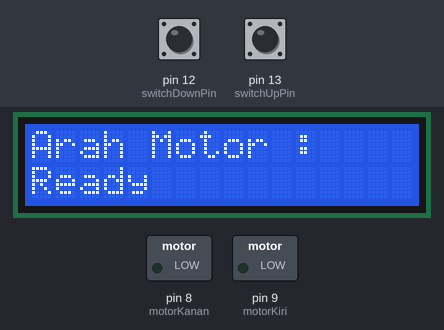
This sketch was run on a simulated Arduino Uno, built with avr-gcc and run on an emulated ATmega328P. On the bench: 16×2 character LCD, switched loads named in the sketch (green lamp = pin HIGH). The inputs (shaded band) are chosen by the test bench; at power-on: pin 13 (switchUpPin) LOW, pin 12 (switchDownPin) LOW.

Above: at 1.2 s.
1.3 s: pin 13 (switchUpPin) pulled HIGH for 1 s
At 3.3 s:
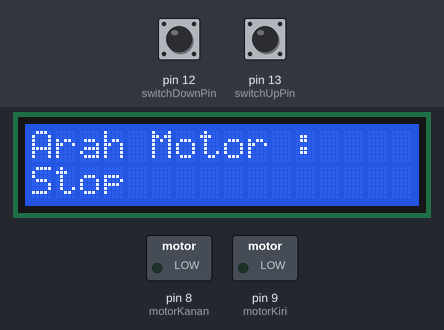
3.8 s: pin 13 (switchUpPin) pulled HIGH for 0.15 s
At 4.8 s:
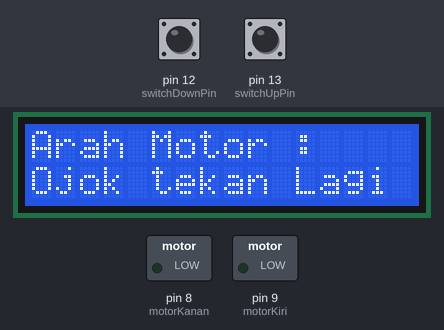
5.4 s: pin 12 (switchDownPin) pulled HIGH for 3.2 s
At 6.01 s:
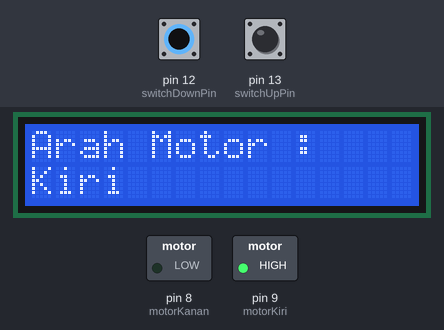
10.1 s: pin 13 (switchUpPin) pulled HIGH for 3.2 s
At 12.53 s:
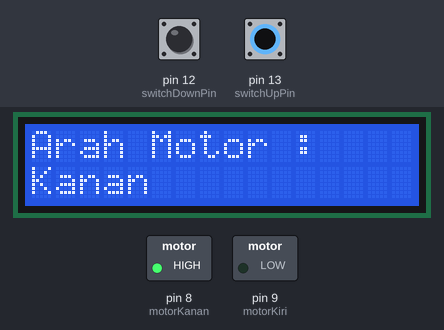
14.8 s: pin 12 (switchDownPin) pulled HIGH for 0.15 s
At 15.6 s:
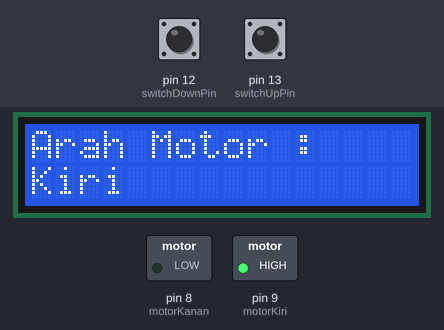
Timing chart, 0 to 17.4 s (numbered marks = the images above; inputs shaded):
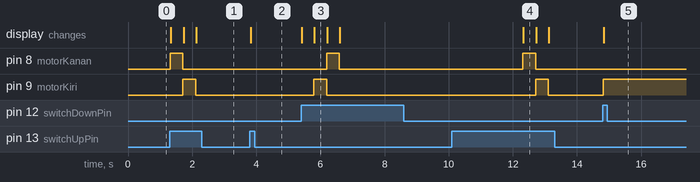

The sketch:

Uas_motor_Counter.ino
```cpp
#include <LiquidCrystal_I2C.h>
LiquidCrystal_I2C lcd(0x3F ,2,1,0,4,5,6,7,3, POSITIVE);


int motorKanan = 8;
int motorKiri = 9;

int switchUpPin = 13;
int switchDownPin = 12;
int counter = 0;
int buttonUpState = 0;
int lastButtonUpState = 0;
int buttonDownState = 0;
int lastButtonDownState = 0;

void setup() {
  // put your setup code here, to run once:
  lcd.begin (16,2);

  pinMode(motorKanan, OUTPUT);
  pinMode(motorKiri, OUTPUT);

}

void loop() {
  // put your main code here, to run repeatedly:
  lcd.setCursor(0,0);
  lcd.print("Arah Motor :");

  buttonUpState = digitalRead(switchUpPin);
  buttonDownState = digitalRead(switchDownPin);

  if (buttonUpState != lastButtonUpState)
  {
    if (buttonUpState == HIGH)
    {
      if (counter == 100)
      {
        counter = -1;
      }
      counter++;
      Serial.println(counter);
      changeNumber(counter);
      delay(300);
    }
    else
    {
      Serial.println("OFF");
    }
    delay(50);
  }


  if (buttonDownState != lastButtonDownState)
  {
    if (buttonDownState == HIGH)
    {
      if (counter == 0)
      {
        counter = 100;
      }
      counter--;
      Serial.println(counter);
      changeNumber(counter);
      delay(300);
    }
    else
    {
      Serial.println("OFF");
    }
    delay(50);
  }
  changeNumber(counter);
}


void changeNumber(int buttonPress)
{
  switch (buttonPress)
  {
    //start
    case 0:
     digitalWrite(motorKanan, LOW);
     digitalWrite(motorKiri, LOW);
      lcd.setCursor(0,1);
      lcd.print("Ready            ");
      break;
    //arah motor ke kanan
    case 1:
     digitalWrite(motorKanan, HIGH);
     digitalWrite(motorKiri, LOW);
      lcd.setCursor(0,1);
      lcd.print("Kanan             ");
      break;
    //arah motor ke kiri
    case 2:
      digitalWrite(motorKanan, LOW);
     digitalWrite(motorKiri, HIGH);
      lcd.setCursor(0,1);
      lcd.print("Kiri              ");
      break;
    //motor Stop
    case 3:
      digitalWrite(motorKanan, LOW);
     digitalWrite(motorKiri, LOW);
      lcd.setCursor(0,1);
      lcd.print("Stop              ");
      break;
      //berakhir
      case 4:
      digitalWrite(motorKanan, LOW);
     digitalWrite(motorKiri, LOW);
      lcd.setCursor(0,1);
      lcd.print("Ojok tekan Lagi");
    }
}
```

Measured:
- after the input at 1.3 s, pin 8 (motorKanan): LOW → HIGH at once, → LOW 0.40 s later; pin 9 (motorKiri): LOW → HIGH after 0.41 s, → LOW 0.40 s later; the display: first changes at once (image 1 shows a later state)
- after the input at 3.8 s, the display: changes at once (image 2)
- after the input at 5.4 s, pin 8 (motorKanan): LOW → HIGH after 0.79 s, → LOW 0.40 s later; pin 9 (motorKiri): LOW → HIGH after 0.40 s, → LOW 0.40 s later; the display: first changes at once (image 3 shows a later state)
- after the input at 10.1 s, pin 8 (motorKanan): LOW → HIGH after 2.2 s, → LOW 0.40 s later; pin 9 (motorKiri): LOW → HIGH after 2.6 s, → LOW 0.40 s later; the display: changes after 2.2 s (image 4)
- after the input at 14.8 s, pin 9 (motorKiri): LOW → HIGH at once; the display: changes at once (image 5)
